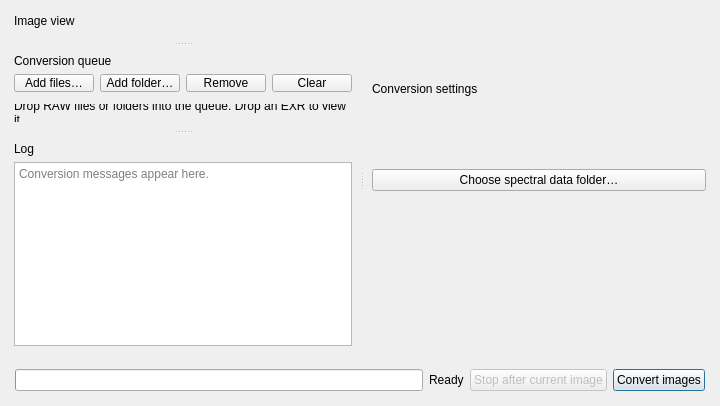
<?xml version="1.0" encoding="UTF-8"?>
<!-- SPDX-License-Identifier: Apache-2.0 -->
<!-- Copyright Contributors to the rawtoaces project. -->
<ui version="4.0">
 <class>RawtoacesForm</class>
 <widget class="QWidget" name="rawtoacesForm">
  <layout class="QVBoxLayout" name="mainLayout" stretch="1,0">
   <property name="spacing"><number>6</number></property>
   <property name="leftMargin"><number>6</number></property>
   <property name="topMargin"><number>6</number></property>
   <property name="rightMargin"><number>6</number></property>
   <property name="bottomMargin"><number>6</number></property>
   <item>
    <widget class="QSplitter" name="mainSplitter">
     <property name="orientation"><enum>Qt::Horizontal</enum></property>
     <property name="childrenCollapsible"><bool>false</bool></property>
     <widget class="QSplitter" name="contentSplitter">
      <property name="orientation"><enum>Qt::Vertical</enum></property>
      <property name="childrenCollapsible"><bool>false</bool></property>
      <widget class="QFrame" name="viewerBlock">
       <property name="PanelBlock" stdset="0"><bool>true</bool></property>
       <layout class="QVBoxLayout" name="viewerLayout">
        <property name="leftMargin"><number>8</number></property>
        <property name="topMargin"><number>8</number></property>
        <property name="rightMargin"><number>8</number></property>
        <property name="bottomMargin"><number>8</number></property>
        <item><widget class="QLabel" name="viewerTitle"><property name="text"><string>Image view</string></property><property name="BlockTitle" stdset="0"><bool>true</bool></property></widget></item>
        <item><widget class="QWidget" name="viewerHost"><layout class="QVBoxLayout" name="viewerHostLayout"><property name="leftMargin"><number>0</number></property><property name="topMargin"><number>0</number></property><property name="rightMargin"><number>0</number></property><property name="bottomMargin"><number>0</number></property></layout></widget></item>
       </layout>
      </widget>
      <widget class="QFrame" name="queueBlock">
       <property name="PanelBlock" stdset="0"><bool>true</bool></property>
       <layout class="QVBoxLayout" name="queueBlockLayout">
        <property name="leftMargin"><number>8</number></property><property name="topMargin"><number>8</number></property><property name="rightMargin"><number>8</number></property><property name="bottomMargin"><number>8</number></property>
        <item><widget class="QLabel" name="queueTitle"><property name="text"><string>Conversion queue</string></property><property name="BlockTitle" stdset="0"><bool>true</bool></property></widget></item>
        <item><widget class="QWidget" name="fileButtons"><layout class="QHBoxLayout" name="fileButtonLayout">
         <property name="leftMargin"><number>0</number></property><property name="topMargin"><number>0</number></property><property name="rightMargin"><number>0</number></property><property name="bottomMargin"><number>0</number></property>
         <item><widget class="QPushButton" name="addFilesButton"><property name="text"><string>Add files…</string></property><property name="toolTip"><string>Add supported RAW image files to the queue.</string></property></widget></item>
         <item><widget class="QPushButton" name="addFolderButton"><property name="text"><string>Add folder…</string></property><property name="toolTip"><string>Add RAW files from a folder.</string></property></widget></item>
         <item><widget class="QPushButton" name="removeButton"><property name="text"><string>Remove</string></property><property name="toolTip"><string>Remove selected queue entries.</string></property></widget></item>
         <item><widget class="QPushButton" name="clearButton"><property name="text"><string>Clear</string></property><property name="toolTip"><string>Clear the queue.</string></property></widget></item>
         <item><spacer name="fileButtonSpacer"><property name="orientation"><enum>Qt::Horizontal</enum></property><property name="sizeHint"><size><width>40</width><height>20</height></size></property></spacer></item>
        </layout></widget></item>
        <item><widget class="QWidget" name="queueHost"><layout class="QVBoxLayout" name="queueHostLayout"><property name="leftMargin"><number>0</number></property><property name="topMargin"><number>0</number></property><property name="rightMargin"><number>0</number></property><property name="bottomMargin"><number>0</number></property></layout></widget></item>
        <item><widget class="QLabel" name="selectionInfo"><property name="text"><string>Drop RAW files or folders into the queue. Drop an EXR to view it.</string></property><property name="wordWrap"><bool>true</bool></property></widget></item>
       </layout>
      </widget>
      <widget class="QFrame" name="logBlock">
       <property name="PanelBlock" stdset="0"><bool>true</bool></property>
       <layout class="QVBoxLayout" name="logLayout">
        <property name="leftMargin"><number>8</number></property><property name="topMargin"><number>8</number></property><property name="rightMargin"><number>8</number></property><property name="bottomMargin"><number>8</number></property>
        <item><widget class="QLabel" name="logTitle"><property name="text"><string>Log</string></property><property name="BlockTitle" stdset="0"><bool>true</bool></property></widget></item>
        <item><widget class="QPlainTextEdit" name="conversionLog"><property name="readOnly"><bool>true</bool></property><property name="maximumBlockCount"><number>3000</number></property><property name="placeholderText"><string>Conversion messages appear here.</string></property></widget></item>
       </layout>
      </widget>
     </widget>
     <widget class="QFrame" name="propertiesBlock">
      <property name="PanelBlock" stdset="0"><bool>true</bool></property>
      <property name="minimumSize"><size><width>350</width><height>0</height></size></property>
      <layout class="QVBoxLayout" name="propertiesLayout">
       <property name="leftMargin"><number>8</number></property><property name="topMargin"><number>8</number></property><property name="rightMargin"><number>8</number></property><property name="bottomMargin"><number>8</number></property>
       <item><widget class="QLabel" name="propertiesTitle"><property name="text"><string>Conversion settings</string></property><property name="BlockTitle" stdset="0"><bool>true</bool></property></widget></item>
       <item><widget class="QPushButton" name="dataButton"><property name="text"><string>Choose spectral data folder…</string></property><property name="toolTip"><string>Explicitly select the data directory inside rawtoaces-data.</string></property></widget></item>
       <item><widget class="QWidget" name="propertiesHost"><layout class="QVBoxLayout" name="propertiesHostLayout"><property name="leftMargin"><number>0</number></property><property name="topMargin"><number>0</number></property><property name="rightMargin"><number>0</number></property><property name="bottomMargin"><number>0</number></property></layout></widget></item>
      </layout>
     </widget>
    </widget>
   </item>
   <item><widget class="QFrame" name="actionBlock">
    <property name="PanelBlock" stdset="0"><bool>true</bool></property>
    <property name="sizePolicy"><sizepolicy hsizetype="Expanding" vsizetype="Fixed"><horstretch>0</horstretch><verstretch>0</verstretch></sizepolicy></property>
    <layout class="QHBoxLayout" name="actionLayout">
     <item><widget class="QProgressBar" name="conversionProgress"><property name="value"><number>0</number></property><property name="maximum"><number>1</number></property><property name="textVisible"><bool>false</bool></property></widget></item>
     <item><widget class="QLabel" name="statusLabel"><property name="text"><string>Ready</string></property></widget></item>
     <item><widget class="QPushButton" name="stopButton"><property name="text"><string>Stop after current image</string></property><property name="enabled"><bool>false</bool></property><property name="toolTip"><string>Finish the active image, then stop the remaining queue.</string></property></widget></item>
     <item><widget class="QPushButton" name="convertButton"><property name="text"><string>Convert images</string></property><property name="default"><bool>true</bool></property><property name="toolTip"><string>Convert the queue using the current conversion settings.</string></property></widget></item>
    </layout>
   </widget></item>
  </layout>
 </widget>
 <resources/>
 <connections/>
</ui>
